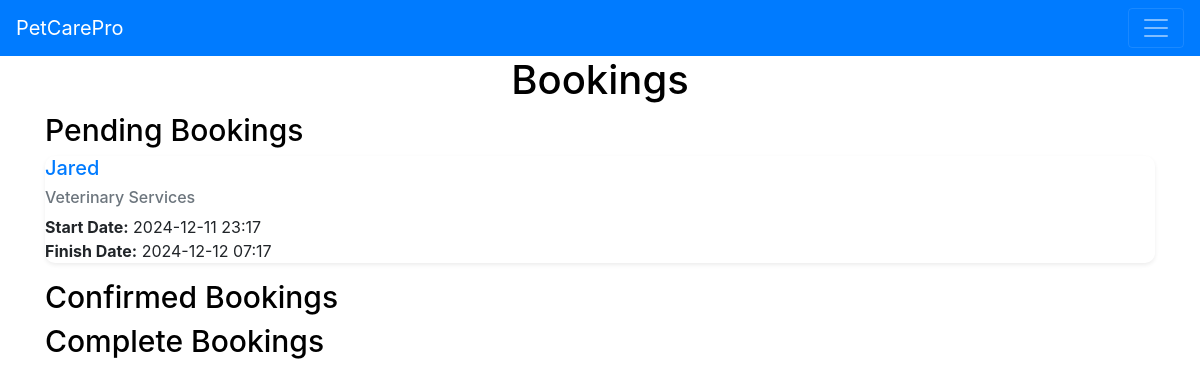
Page /managebookings/3 (signed in) on the earlier database version.
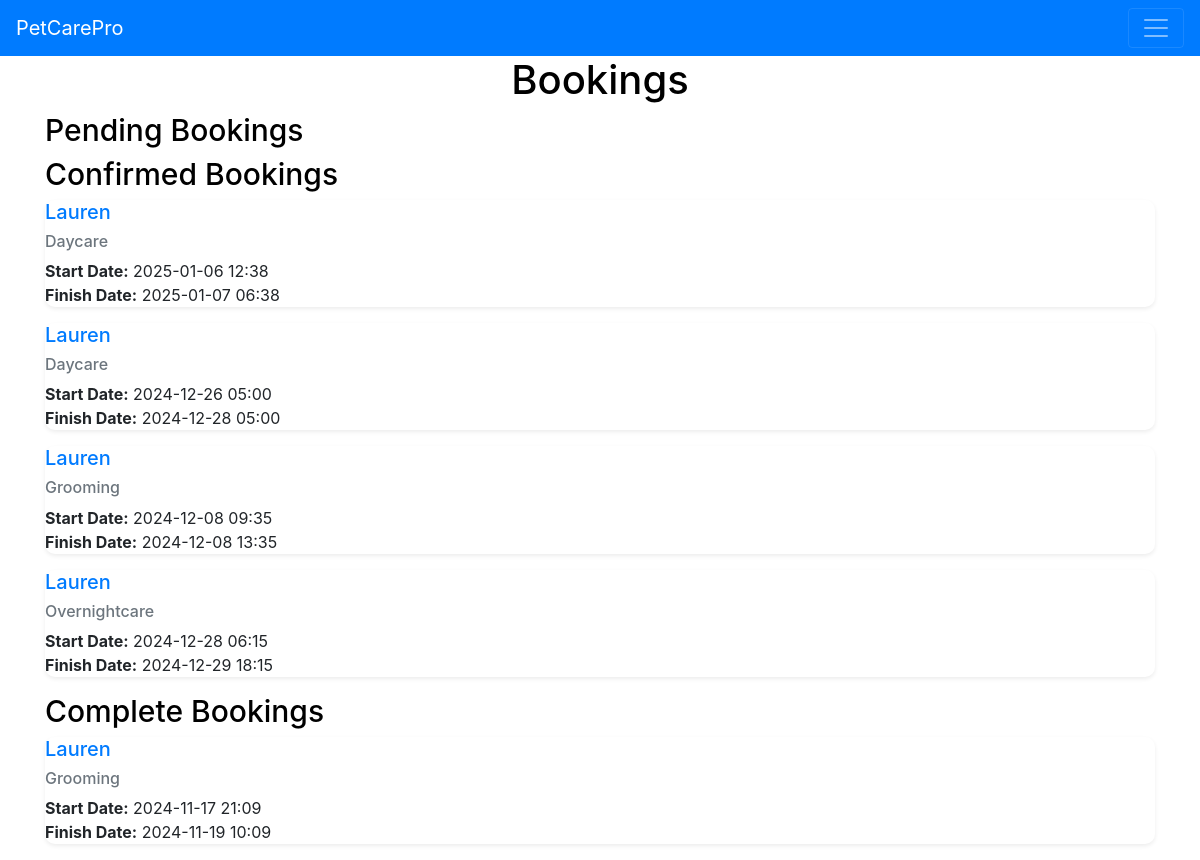
Same page on the later database version.
### app/models.py (models this page shows)
class Booking(db.Model):
    __tablename__ = "bookings"
    id = db.Column(db.Integer, primary_key=True, autoincrement=True)
    pet_id = db.Column(db.Integer, db.ForeignKey('pets.id'))
    provider_id = db.Column(db.Integer, db.ForeignKey('provider_profiles.id'))
    service = db.Column(db.String(1000))
    date_start = db.Column(db.DateTime)
    date_finish = db.Column(db.DateTime)
    status = db.Column(db.String(20))
    provider = db.relationship('ProviderProfile', backref='bookings')

class Pet(db.Model):
    __tablename__ = "pets"
    id = db.Column(db.Integer, primary_key=True, autoincrement=True)
    name = db.Column(db.String(50), index=True)
    species = db.Column(db.String(50))
    breed = db.Column(db.String(50))
    owner_id = db.Column(db.Integer, db.ForeignKey('users.id'))
    bookings = db.relationship('Booking', backref='pet', lazy='dynamic')

### app/views.py (the view)
@app.route('/managebookings/<pet_id>',methods=['GET','POST'])
@login_required
def ManageBookings(pet_id):
    pending = models.Booking.query.filter_by(pet_id = pet_id,status="Pending")
    confirmed = models.Booking.query.filter_by(pet_id = pet_id,status="Confirmed")
    complete = models.Booking.query.filter_by(pet_id = pet_id,status="Completed")
    return render_template('ManageBookings.html',
                           title='Manage Bookings',
                           header='Bookings',
                           subheader1 = "Pending Bookings",
                           subheader2 = "Confirmed Bookings",
                           subheader3 = "Complete Bookings",
                           pending=pending,
                           confirmed=confirmed,
                           complete=complete)

### app/models.py (called while the page is built)
@login_manager.user_loader
def load_user(id):
    return db.session.get(User, int(id))

### app/templates/ManageBookings.html (shortened to what this page needs)
{% extends "PageLayout.html" %}
{% block content %}
<header>
  {% if header%}
  <h1>{{header }}</h1>
  {% else %}
  <h1> No header specified</h1>
  {% endif %}
</header>
<div class="container">
  <div class="row g-2 ">
    <div class="col">
      {% if subheader1%}
      <h1>{{subheader1 }}</h1>
      {% endif %}
    </div>
  </div>
  {%for p in pending%}
  <div class="row g-2 ">
      <div class="col">
        <div class="info shadow-sm border-light">
          <div class="info-body">
            <h5 class="info-title text-primary">{{ p.pet.name }}</h5>
            <h6 class="info-subtitle mb-2 text-muted">{{ p.service }}</h6>
            <p class="info-text"><strong>Start Date:</strong> {{ p.date_start.strftime('%Y-%m-%d %H:%M') }}<br><strong>Finish Date:</strong> {{ p.date_finish.strftime('%Y-%m-%d %H:%M') }}</p>
          </div>
        </div>
      </div>
  </div>
  {%endfor%}
  <div class="row g-2 ">
    <div class="col">
      {% if subheader2%}
      <h1>{{subheader2 }}</h1>
      {% endif %}
    </div>
  </div>
  {%for c in confirmed%}
  <div class="row g-2 ">
      <div class="col">
        <div class="info shadow-sm border-light">
          <div class="info-body">
            <h5 class="info-title text-primary">{{ c.pet.name }}</h5>
            <h6 class="info-subtitle mb-2 text-muted">{{ c.service }}</h6>
            <p class="info-text"><strong>Start Date:</strong> {{ c.date_start.strftime('%Y-%m-%d %H:%M') }}<br><strong>Finish Date:</strong> {{ c.date_finish.strftime('%Y-%m-%d %H:%M') }}</p>
          </div>
        </div>
      </div>
  </div>
  {%endfor%}
  <div class="row g-2 ">
    <div class="col">
      {% if subheader3%}
      <h1>{{subheader3 }}</h1>
      {% endif %}
    </div>
  </div>
  {%for c in complete%}
  <div class="row g-2 ">
      <div class="col">
        <div class="info shadow-sm border-light">
          <div class="info-body">
            <h5 class="info-title text-primary">{{ c.pet.name }}</h5>
            <h6 class="info-subtitle mb-2 text-muted">{{ c.service }}</h6>
            <p class="info-text"><strong>Start Date:</strong> {{ c.date_start.strftime('%Y-%m-%d %H:%M') }}<br><strong>Finish Date:</strong> {{ c.date_finish.strftime('%Y-%m-%d %H:%M') }}</p>
          </div>
        </div>
      </div>
  </div>
  {%endfor%}
</div>
{% endblock %}

Differences in the rows shown:
no longer on this page (row edited): Booking: pet.name "Jared", service "Veterinary Services", date_start "2024-12-11 23:17", date_finish "2024-12-12 07:17", shown under "Pending Bookings"
now on this page (row edited): Booking: pet.name "Lauren", service "Daycare", date_start "2025-01-06 12:38", date_finish "2025-01-07 06:38", shown under "Confirmed Bookings"
now on this page (row edited): Booking: pet.name "Lauren", service "Daycare", date_start "2024-12-26 05:00", date_finish "2024-12-28 05:00", shown under "Confirmed Bookings"
now on this page (row edited): Booking: pet.name "Lauren", service "Grooming", date_start "2024-12-08 09:35", date_finish "2024-12-08 13:35", shown under "Confirmed Bookings"
now on this page (row edited): Booking: pet.name "Lauren", service "Overnightcare", date_start "2024-12-28 06:15", date_finish "2024-12-29 18:15", shown under "Confirmed Bookings"
now on this page (row edited): Booking: pet.name "Lauren", service "Grooming", date_start "2024-11-17 21:09", date_finish "2024-11-19 10:09", shown under "Complete Bookings"
